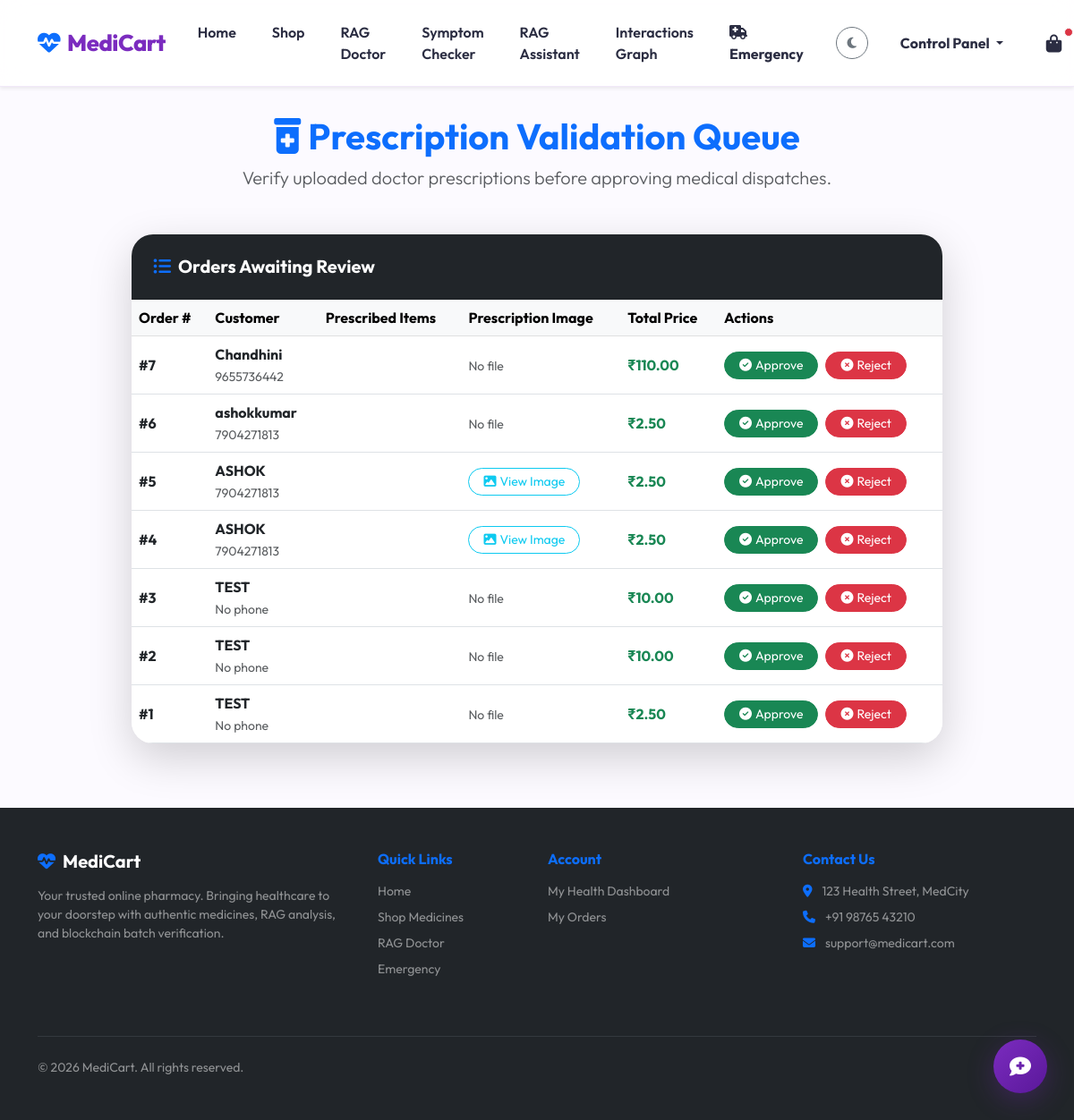
/orders/pharmacist/queue/ (signed in), run on an earlier commit of the app's database.
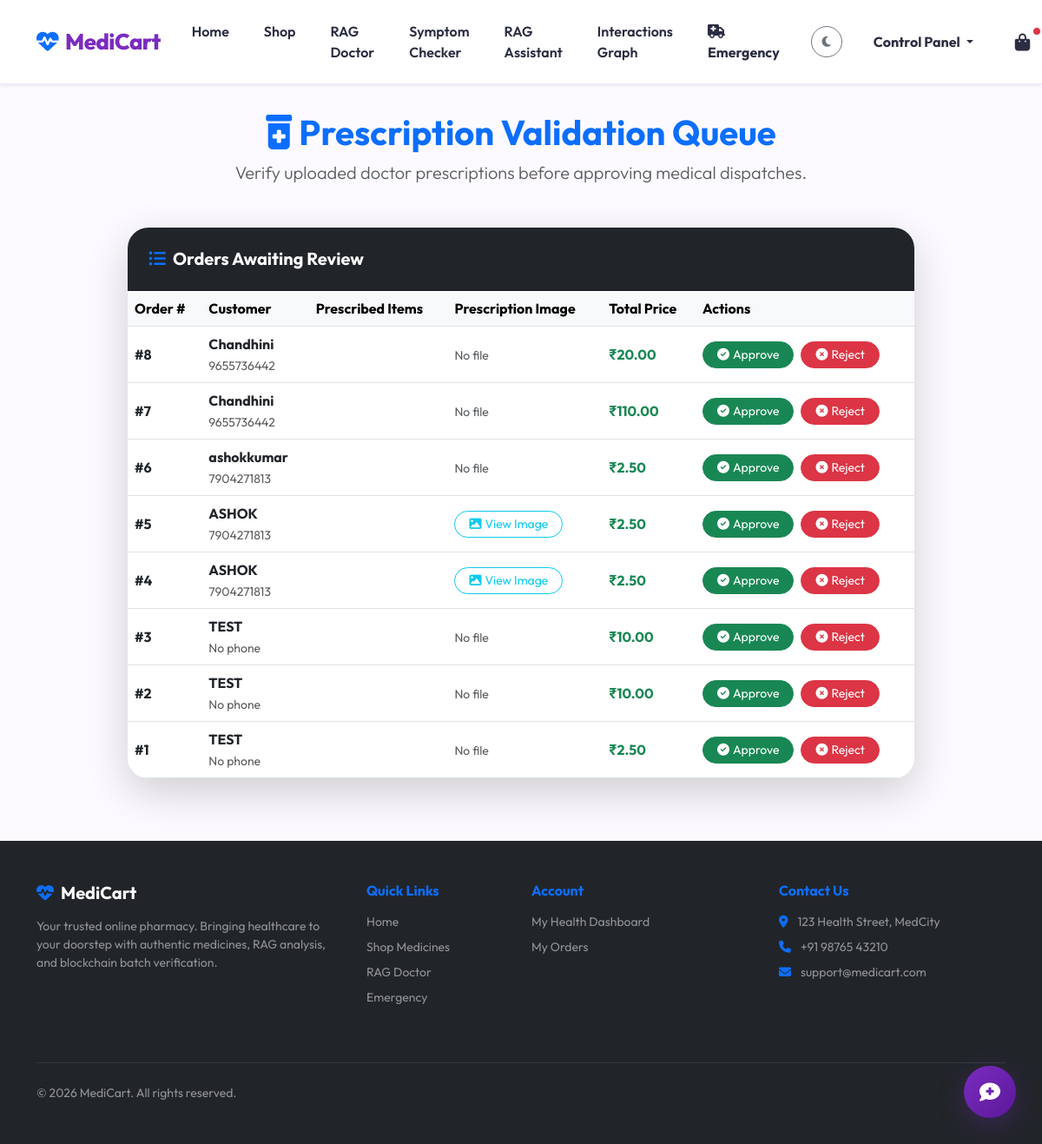
And on a later commit of the database.
### orders/models.py (models this page shows, shortened)
class Order(models.Model):
    STATUS_CHOICES = (
        ('Order Placed', 'Order Placed'),
        ('Payment Confirmed', 'Payment Confirmed'),
        ('Packed', 'Packed'),
        ('Shipped', 'Shipped'),
        ('Out for Delivery', 'Out for Delivery'),
        ('Delivered', 'Delivered'),
        ('Cancelled', 'Cancelled'),
    )
    user = models.ForeignKey(settings.AUTH_USER_MODEL, on_delete=models.CASCADE)
    address = models.TextField(blank=True, default="")
    status = models.CharField(max_length=30, choices=STATUS_CHOICES, default='Order Placed')
    total_amount = models.DecimalField(max_digits=10, decimal_places=2)
    prescription_image = models.ImageField(upload_to='prescriptions/', blank=True, null=True)
    created_at = models.DateTimeField(auto_now_add=True)
    full_name = models.CharField(max_length=100, default="")
    mobile_number = models.CharField(max_length=15, default="")
    email = models.EmailField(default="")
    house_number = models.CharField(max_length=50, default="")
    street_address = models.CharField(max_length=255, default="")
    city = models.CharField(max_length=100, default="")
    state = models.CharField(max_length=100, default="")
    pincode = models.CharField(max_length=10, default="")
    landmark = models.CharField(max_length=100, blank=True, default="")
    delivery_option = models.CharField(max_length=50, default="Standard") # Standard, Express, Same Day
    delivery_charges = models.DecimalField(max_digits=10, decimal_places=2, default=0.00)
    tax_amount = models.DecimalField(max_digits=10, decimal_places=2, default=0.00)
    discount_amount = models.DecimalField(max_digits=10, decimal_places=2, default=0.00)
    payment_method = models.CharField(max_length=50, default="COD") # UPI, Card, Net Banking, Wallet, COD
    payment_status = models.CharField(max_length=20, default="Pending") # Pending, Successful, Failed, Refunded
    transaction_id = models.CharField(max_length=100, blank=True, default="")
    invoice_number = models.CharField(max_length=100, blank=True, default="")
    tracking_number = models.CharField(max_length=100, blank=True, default="")
    estimated_delivery_date = models.DateField(null=True, blank=True)
    delivery_agent_name = models.CharField(max_length=100, blank=True, default="Rahul Sharma")
    refund_status = models.CharField(max_length=50, default="No Refund") # No Refund, Refund Pending, Refunded, Refund Rejected

### accounts/models.py (models this page shows, shortened)
class User(AbstractUser):
    ROLE_CHOICES = (
        ('Customer', 'Customer'),
        ('Pharmacist', 'Pharmacist'),
        ('Admin', 'Admin'),
    )
    role = models.CharField(max_length=15, choices=ROLE_CHOICES, default='Customer')
    is_admin = models.BooleanField(default=False)
    is_customer = models.BooleanField(default=True)
    phone = models.CharField(max_length=15, blank=True, null=True)
    address = models.TextField(blank=True, null=True)
    age = models.PositiveIntegerField(blank=True, null=True)
    gender = models.CharField(max_length=10, blank=True, null=True)
    allergies = models.TextField(blank=True, null=True, help_text="Comma-separated allergies")
    medical_history = models.TextField(blank=True, null=True, help_text="Chronic conditions or previous medical logs")
    mfa_enabled = models.BooleanField(default=False)
    mfa_secret = models.CharField(max_length=32, blank=True, null=True)

### orders/views.py (the view)
# urls.py: path('pharmacist/queue/', views.pharmacist_queue, name='pharmacist_queue'),
@staff_member_required
def pharmacist_queue(request):
    pending_validations = Order.objects.filter(
        prescription_image__isnull=False,
        status='Pending'
    ).order_by('-created_at')
    return render(request, 'orders/pharmacist_queue.html', {
        'orders': pending_validations
    })

### templates/orders/pharmacist_queue.html (shortened to what this page needs)
{% extends 'base.html' %}
{% block content %}
<div class="container py-4">
    <div class="text-center mb-5">
        <h1 class="display-6 fw-bold text-primary"><i class="fas fa-prescription-bottle-alt me-2"></i>Prescription Validation Queue</h1>
        <p class="lead text-muted">Verify uploaded doctor prescriptions before approving medical dispatches.</p>
    </div>
    <div class="row justify-content-center">
        <div class="col-lg-10">
            <div class="card border-0 shadow-lg">
                <div class="card-header bg-dark text-white p-4">
                    <h5 class="mb-0 fw-bold"><i class="fas fa-list-ul me-2 text-primary"></i>Orders Awaiting Review</h5>
                </div>
                <div class="card-body p-0">
                    <div class="table-responsive">
                        <table class="table align-middle mb-0">
                            <thead class="table-light">
                                <tr>
                                    <th>Order #</th>
                                    <th>Customer</th>
                                    <th>Prescribed Items</th>
                                    <th>Prescription Image</th>
                                    <th>Total Price</th>
                                    <th>Actions</th>
                                </tr>
                            </thead>
                            <tbody>
                                {% for order in orders %}
                                <tr>
                                    <td><span class="fw-bold">#{{ order.id }}</span></td>
                                    <td>
                                        <span class="d-block fw-bold">{{ order.user.username }}</span>
                                        <small class="text-muted">{{ order.user.phone|default:"No phone" }}</small>
                                    </td>
                                    <td>
                                    </td>
                                    <td>
                                        {% if order.prescription_image %}
                                        <a href="{{ order.prescription_image.url }}" target="_blank" class="btn btn-sm btn-outline-info rounded-pill px-3">
                                            <i class="fas fa-image me-1"></i>View Image
                                        </a>
                                        {% else %}
                                        <span class="text-muted small">No file</span>
                                        {% endif %}
                                    </td>
                                    <td><span class="fw-bold text-success">₹{{ order.total_amount }}</span></td>
                                    <td>
                                        <div class="d-flex gap-2">
                                            <a href="{% url 'pharmacist_validate' order.id 'approve' %}" class="btn btn-sm btn-success rounded-pill px-3">
                                                <i class="fas fa-check-circle me-1"></i>Approve
                                            </a>
                                            <a href="{% url 'pharmacist_validate' order.id 'reject' %}" class="btn btn-sm btn-danger rounded-pill px-3">
                                                <i class="fas fa-times-circle me-1"></i>Reject
                                            </a>
                                        </div>
                                    </td>
                                </tr>
                                {% endfor %}
                            </tbody>
                        </table>
                    </div>
                </div>
            </div>
        </div>
    </div>
</div>
{% endblock %}

What changed in the data, as far as the page shows it:
added Order: id "8", user.username "Chandhini", user.phone "9655736442", prescription_image "No file", total_amount "20.00"
